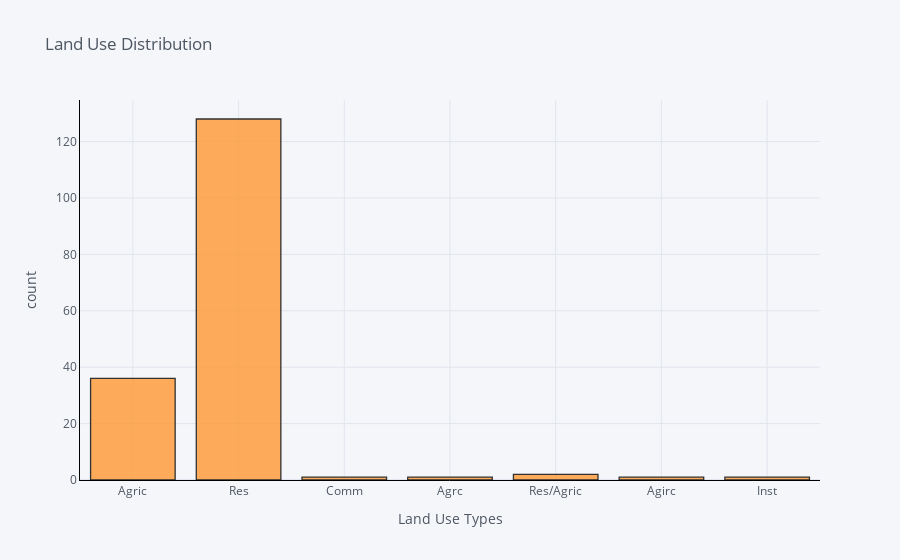

The code cell stored with this chart in its notebook:
### Code cell
df['Use'].iplot(
    kind='hist',
    bins=30,
    xTitle='Land Use Types',
    linecolor='black',
    yTitle='count',
    title='Land Use Distribution')

### Figure 1 — Plotly figure (JSON) as saved in the notebook; plotly's stock layout.template omitted (floating-point values rounded to 4 significant figures; data arrays with more than 128 entries replaced by an {"elided": "..."} marker saying what was removed)
{"data": [{"histfunc": "count", "histnorm": "", "marker": {"color": "rgba(255, 153, 51, 1.0)", "line": {"color": "#000000", "width": 1.3}}, "name": "Use", "nbinsx": 30, "opacity": 0.8, "orientation": "v", "type": "histogram", "x": {"elided": "170 str values"}}], "layout": {"barmode": "overlay", "legend": {"bgcolor": "#F5F6F9", "font": {"color": "#4D5663"}}, "paper_bgcolor": "#F5F6F9", "plot_bgcolor": "#F5F6F9", "title": {"font": {"color": "#4D5663"}, "text": "Land Use Distribution"}, "xaxis": {"gridcolor": "#E1E5ED", "linecolor": "black", "showgrid": true, "tickfont": {"color": "#4D5663"}, "title": {"font": {"color": "#4D5663"}, "text": "Land Use Types"}, "zerolinecolor": "#E1E5ED"}, "yaxis": {"gridcolor": "#E1E5ED", "linecolor": "black", "showgrid": true, "tickfont": {"color": "#4D5663"}, "title": {"font": {"color": "#4D5663"}, "text": "count"}, "zerolinecolor": "#E1E5ED"}}}
